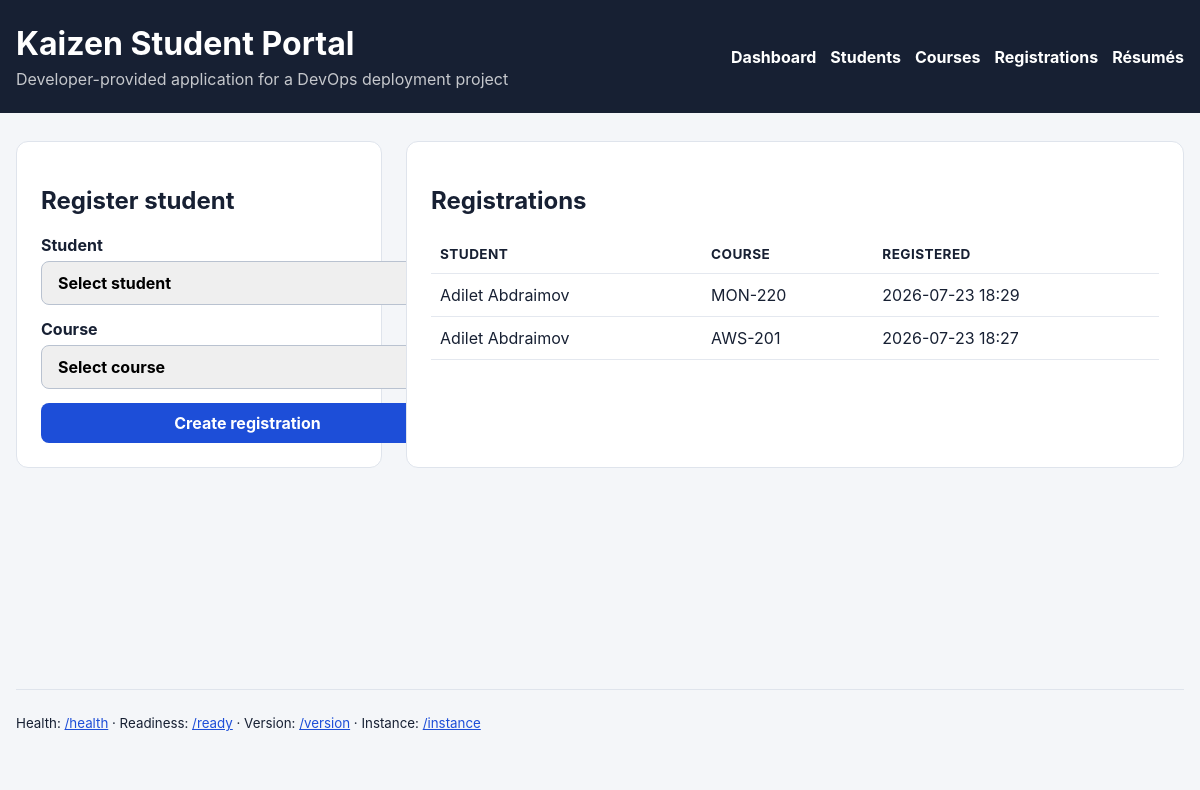
Before: /registrations with the older database file.
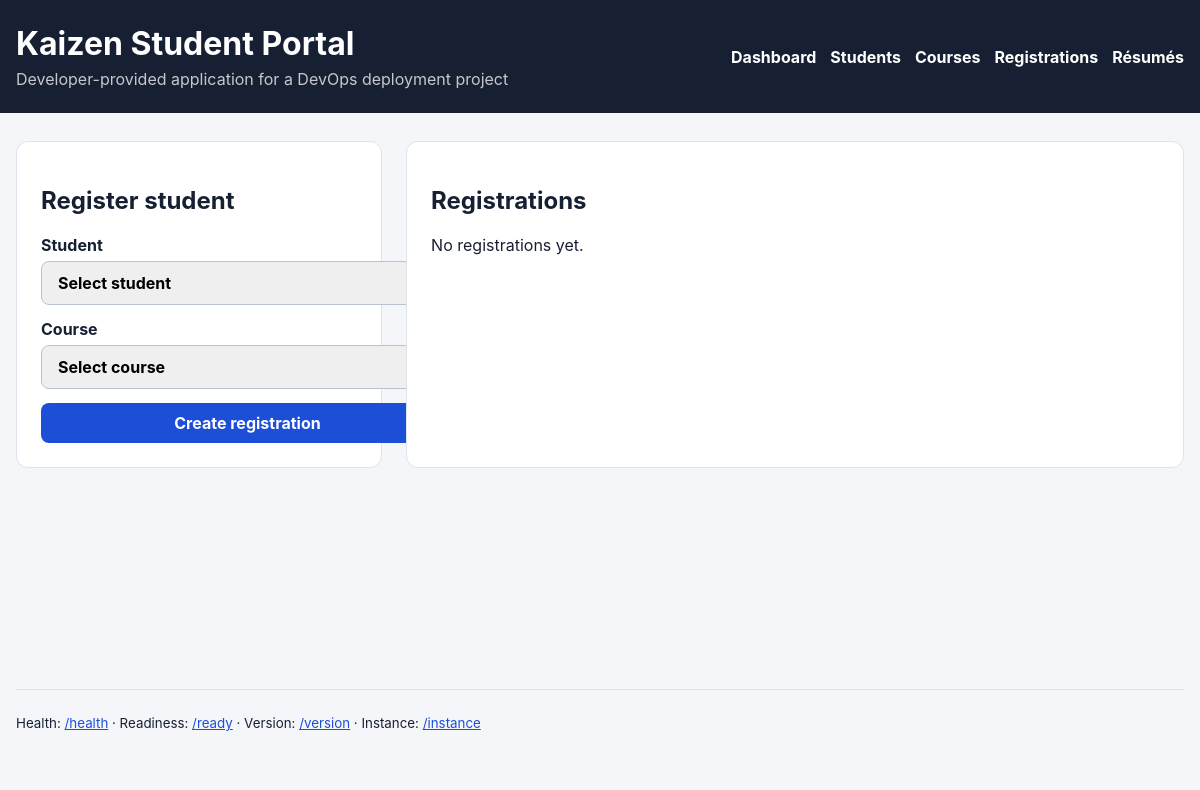
After: the same page with the newer database file.
### app/models.py (models this page shows)
class Registration(db.Model):
    __tablename__ = "registrations"
    __table_args__ = (
        db.UniqueConstraint(
            "student_id",
            "course_id",
            name="uq_registration_student_course",
        ),
    )
    id = db.Column(db.Integer, primary_key=True)
    student_id = db.Column(
        db.Integer,
        db.ForeignKey("students.id", ondelete="CASCADE"),
        nullable=False,
        index=True,
    )
    course_id = db.Column(
        db.Integer,
        db.ForeignKey("courses.id", ondelete="CASCADE"),
        nullable=False,
        index=True,
    )
    registered_at = db.Column(
        db.DateTime(timezone=True),
        nullable=False,
        default=utcnow,
    )
    student = db.relationship("Student", back_populates="registrations")
    course = db.relationship("Course", back_populates="registrations")

class Student(db.Model):
    __tablename__ = "students"
    id = db.Column(db.Integer, primary_key=True)
    first_name = db.Column(db.String(80), nullable=False)
    last_name = db.Column(db.String(80), nullable=False)
    email = db.Column(db.String(255), nullable=False, unique=True, index=True)
    created_at = db.Column(db.DateTime(timezone=True), nullable=False, default=utcnow)
    registrations = db.relationship(
        "Registration",
        back_populates="student",
        cascade="all, delete-orphan",
    )
    uploads = db.relationship(
        "ResumeUpload",
        back_populates="student",
        cascade="all, delete-orphan",
    )
    @property
    def full_name(self) -> str:
        return f"{self.first_name} {self.last_name}"

class Course(db.Model):
    __tablename__ = "courses"
    id = db.Column(db.Integer, primary_key=True)
    code = db.Column(db.String(40), nullable=False, unique=True, index=True)
    name = db.Column(db.String(160), nullable=False)
    description = db.Column(db.Text, nullable=False, default="")
    capacity = db.Column(db.Integer, nullable=False, default=20)
    created_at = db.Column(db.DateTime(timezone=True), nullable=False, default=utcnow)
    registrations = db.relationship(
        "Registration",
        back_populates="course",
        cascade="all, delete-orphan",
    )
    @property
    def seats_remaining(self) -> int:
        return max(self.capacity - len(self.registrations), 0)

### app/routes.py (the view, shortened to what this page needs)
@main_bp.route("/registrations", methods=["GET", "POST"])
def registrations():
    students = db.session.scalars(
        db.select(Student).order_by(Student.last_name, Student.first_name)
    ).all()
    courses = db.session.scalars(
        db.select(Course).order_by(Course.code)
    ).all()
    registration_rows = db.session.scalars(
        db.select(Registration).order_by(Registration.registered_at.desc())
    ).all()
    return render_template(
        "registrations.html",
        students=students,
        courses=courses,
        registrations=registration_rows,
    )

### app/templates/registrations.html (shortened to what this page needs)
{% extends "base.html" %}
{% block content %}
<div class="two-column">
<section class="panel">
    <h2>Register student</h2>
    <form method="post">
        <label>Student
            <select name="student_id" required>
                <option value="">Select student</option>
            </select>
        </label>
        <label>Course
            <select name="course_id" required>
                <option value="">Select course</option>
            </select>
        </label>
        <button type="submit">Create registration</button>
    </form>
</section>
<section class="panel">
    <h2>Registrations</h2>
    {% if registrations %}
    <table>
        <thead><tr><th>Student</th><th>Course</th><th>Registered</th></tr></thead>
        <tbody>
        {% for registration in registrations %}
        <tr>
            <td>{{ registration.student.full_name }}</td>
            <td>{{ registration.course.code }}</td>
            <td>{{ registration.registered_at.strftime("%Y-%m-%d %H:%M") }}</td>
        </tr>
        {% endfor %}
        </tbody>
    </table>
    {% else %}
    <p>No registrations yet.</p>
    {% endif %}
</section>
</div>
{% endblock %}

### app/templates/base.html (shortened to what this page needs)
<!doctype html>
<html lang="en">
<head>
    <link rel="stylesheet" href="{{ url_for('static', filename='styles.css') }}">
</head>
<body>
<header>
    <div class="container header-row">
        <div>
            <h1>Kaizen Student Portal</h1>
            <p>Developer-provided application for a DevOps deployment project</p>
        </div>
        <nav>
            <a href="{{ url_for('main.index') }}">Dashboard</a>
            <a href="{{ url_for('main.students') }}">Students</a>
            <a href="{{ url_for('main.courses') }}">Courses</a>
            <a href="{{ url_for('main.registrations') }}">Registrations</a>
            <a href="{{ url_for('main.uploads') }}">Résumés</a>
        </nav>
    </div>
</header>
<main class="container">
    {% block content %}{% endblock %}
</main>
<footer class="container">
    <small>
        Health: <a href="/health">/health</a> ·
        Readiness: <a href="/ready">/ready</a> ·
        Version: <a href="/version">/version</a> ·
        Instance: <a href="/instance">/instance</a>
    </small>
</footer>
</body>
</html>

### app/static/styles.css (style rules this page uses)
:root { font-family: Inter, system-ui, -apple-system, BlinkMacSystemFont, "Segoe UI", sans-serif; color: #172033; background: #f4f6f9; }
* { box-sizing: border-box; }
body { margin: 0; }
.container { width: min(1180px, calc(100% - 32px)); margin: 0 auto; }
header { background: #172033; color: white; padding: 24px 0; }
header h1 { margin: 0 0 6px; }
header p { margin: 0; opacity: .75; }
.header-row { display: flex; justify-content: space-between; gap: 24px; align-items: center; }
nav { display: flex; flex-wrap: wrap; gap: 14px; }
nav a { color: white; text-decoration: none; font-weight: 650; }
main { padding: 28px 0; min-height: 72vh; }
.hero, .panel, .card { background: white; border: 1px solid #dfe4ec; border-radius: 12px; }
.hero, .panel { padding: 24px; margin-bottom: 24px; }
.two-column { display: grid; grid-template-columns: minmax(270px, .8fr) minmax(0, 1.7fr); gap: 24px; }
form { display: grid; gap: 14px; }
label { display: grid; gap: 6px; font-weight: 650; }
input, select, button { font: inherit; padding: 10px 12px; border-radius: 8px; border: 1px solid #b9c2d0; }
button { background: #1d4ed8; color: white; border: 0; font-weight: 700; cursor: pointer; }
footer { border-top: 1px solid #dfe4ec; padding: 22px 0 30px; }
a { color: #1d4ed8; }

Changed rows visible on the page:
removed Registration: student.full_name "Adilet Abdraimov", course.code "MON-220", registered_at "2026-07-23 18:29"
removed Registration: student.full_name "Adilet Abdraimov", course.code "AWS-201", registered_at "2026-07-23 18:27"
Other visible differences:
text no longer shown: "STUDENT COURSE REGISTERED"
text now shown: "No registrations yet."
